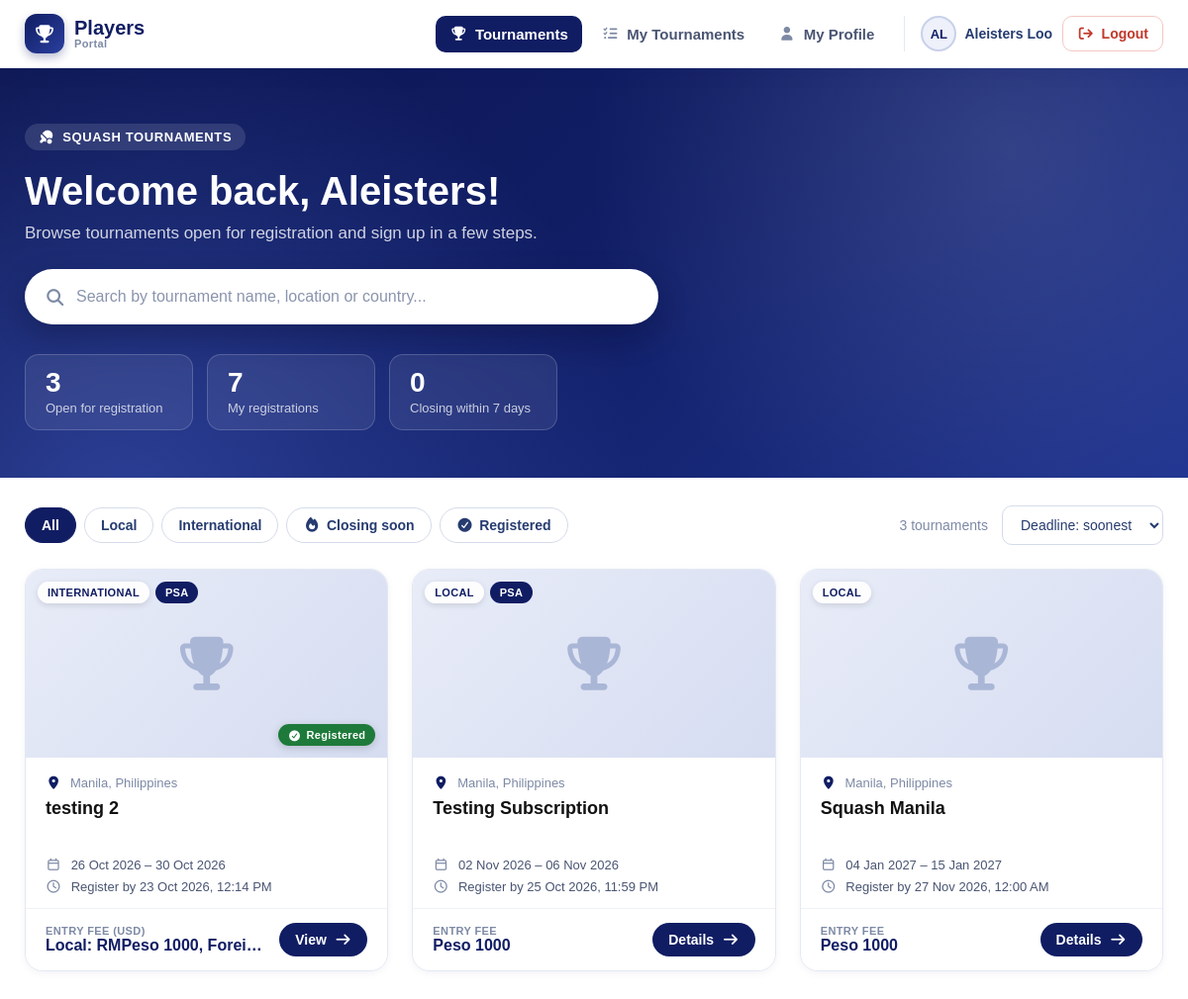
/player/player_index.php (signed in), run on the app's committed database.
### tables this page shows
CREATE TABLE `players` (
  `playerID` varchar(255) NOT NULL COMMENT 'Player ID',
  `player_email` varchar(255) DEFAULT NULL COMMENT 'Email',
  `player_password` varchar(50) NOT NULL COMMENT 'Player Password',
  `player_full_name` varchar(255) NOT NULL COMMENT 'Full Name',
  `player_first_name` varchar(255) NOT NULL COMMENT 'First Name',
  `player_last_name` varchar(255) NOT NULL COMMENT 'Last Name',
  `player_nationalid` varchar(255) DEFAULT NULL COMMENT 'IC',
  `player_passport` varchar(255) NOT NULL COMMENT 'Passport',
  `player_dob` date NOT NULL COMMENT 'Date of Birth',
  `player_gender` varchar(10) NOT NULL COMMENT 'Gender',
  `player_nationality` varchar(255) NOT NULL COMMENT 'Nationality',
  `player_contact` varchar(50) NOT NULL COMMENT 'Contact Number',
  `player_register` timestamp NOT NULL DEFAULT current_timestamp() COMMENT 'Registration Date',
  `asf_member_no` varchar(255) DEFAULT NULL COMMENT 'ASF Membership No',
  `spin_number` varchar(255) DEFAULT NULL COMMENT 'WSF Spin No',
  `national_ranking` varchar(255) DEFAULT NULL COMMENT 'National Ranking',
  `ajss_ranking` varchar(255) NOT NULL COMMENT 'AJSS Ranking',
  `world_ranking` varchar(255) NOT NULL COMMENT 'World Ranking',
  `player_status` varchar(7) NOT NULL COMMENT 'Status',
  `player_active` enum('active','inactive') NOT NULL DEFAULT 'active' COMMENT 'Active Status',
  `player_profile` varchar(255) DEFAULT NULL COMMENT 'Profile Picture'
);

CREATE TABLE `tournament` (
  `tournamentID` int(11) NOT NULL,
  `tournament_startdate` datetime NOT NULL,
  `tournament_enddate` datetime NOT NULL,
  `tournament_name` varchar(255) NOT NULL,
  `tournament_description` mediumtext NOT NULL,
  `tournament_detail_link` varchar(255) NOT NULL,
  `tournament_location` varchar(255) NOT NULL,
  `tournament_country` varchar(100) DEFAULT NULL,
  `tournament_fee` varchar(255) NOT NULL,
  `tournament_deadline` datetime NOT NULL,
  `tournament_age_cutoff` date DEFAULT NULL,
  `tournament_type` varchar(50) NOT NULL,
  `tournament_tshirt_size` varchar(255) DEFAULT NULL,
  `tournament_picture` varchar(255) DEFAULT NULL,
  `registration_field` varchar(10000) NOT NULL,
  `creatorID` varchar(255) NOT NULL
);

CREATE TABLE `tournament_platform_payments` (
  `paymentID` int(11) NOT NULL,
  `tournamentID` int(11) NOT NULL,
  `adminID` varchar(255) NOT NULL,
  `plan` enum('per_tournament','annual') NOT NULL DEFAULT 'per_tournament',
  `subscriptionID` int(11) DEFAULT NULL,
  `amount` decimal(10,2) NOT NULL,
  `currency` char(3) NOT NULL,
  `status` enum('unpaid','paid') NOT NULL DEFAULT 'unpaid',
  `gateway` varchar(20) DEFAULT NULL,
  `gateway_reference` varchar(255) DEFAULT NULL,
  `paid_at` datetime DEFAULT NULL,
  `created_at` datetime DEFAULT current_timestamp()
);

### player/player_functions.php (called while the page is built, shortened)
<?php
require_once "../db.php";
$playerID = $_SESSION["userid"];
function getPlayer($conn, $playerID)
{
    $stmt = $conn->prepare("SELECT * FROM players WHERE playerID = ?");
    $stmt->bind_param("s", $playerID);
    $stmt->execute();
    $player = $stmt->get_result()->fetch_assoc();
    return $player;
}
require_once __DIR__ . '/../fees.php';
require_once __DIR__ . '/../platform_fee.php';
function tournamentFees($tournament)
{
    $parts = splitFee($tournament['tournament_fee'] ?? '');
    return [$parts['currency'] ?? 'OTHER' => $parts['local']];
}
function playerFee($tournament, $player)
{
    $fees = tournamentFees($tournament);
    $currency = array_key_first($fees);
    return ['currency' => $currency, 'fee' => $fees[$currency], 'label' => $currency === 'OTHER' ? '' : $currency];
}

### fees.php (called while the page is built, shortened)
<?php
function feeCurrency($fee)
{
    $hasRM = preg_match('/\b(?:RM|MYR)\s*\d/i', (string) $fee);
    $hasUSD = preg_match('/\b(?:USD|US\$)\s*\$?\s*\d/i', (string) $fee);
    return $hasRM ? 'RM' : ($hasUSD ? 'USD' : null);
}
function splitFee($fee)
{
    $fee = trim((string) $fee);
    $hasRM = preg_match('/\b(?:RM|MYR)\s*\d[\d,]*(?:\.\d+)?/i', $fee, $rm);
    $hasUSD = preg_match('/\b(?:USD|US\$)\s*\$?\s*\d[\d,]*(?:\.\d+)?/i', $fee, $usd);
    if (!$hasRM || !$hasUSD) {
        return ['local' => $fee, 'foreign' => null, 'details' => null, 'currency' => feeCurrency($fee)];
    }
    $local = trim($rm[0]);
    $foreign = trim($usd[0]);
    $isPlain = strcasecmp($fee, buildInternationalFee($local, $foreign)) === 0
        || preg_match('/^\s*Local\s*:\s*\S+(\s*\d\S*)?\s*,?\s*Foreign\s*:\s*\S+(\s*\d\S*)?\s*$/i', $fee);
    return [
        'local' => $local,
        'foreign' => $foreign,
        'details' => $isPlain ? null : $fee,
        'currency' => 'RM+USD'
    ];
}

### platform_fee.php (called while the page is built, shortened)
<?php
function tournamentPlatformPayment($conn, $tournamentID)
{
    $stmt = $conn->prepare("SELECT * FROM tournament_platform_payments WHERE tournamentID = ?");
    $tournamentID = (int)$tournamentID;
    $stmt->bind_param("i", $tournamentID);
    $stmt->execute();
    $payment = $stmt->get_result()->fetch_assoc();
    return $payment ?: null;
}
function platformFeeUnpaid($conn, $tournamentID)
{
    $payment = tournamentPlatformPayment($conn, $tournamentID);
    return $payment !== null && $payment['status'] !== 'paid';
}

### player/player_index.php (the view, shortened to what this page needs)
<?php
require_once "player_functions.php";
$player = getPlayer($conn, $playerID) ?? [];
$stmt = $conn->prepare("
    SELECT
        t.tournamentID,
        t.tournament_name,
        t.tournament_type,
        t.tournament_location,
        t.tournament_country,
        t.tournament_startdate,
        t.tournament_enddate,
        t.tournament_deadline,
        t.tournament_fee,
        t.tournament_picture,
        EXISTS (
            SELECT 1
            FROM tournament_register tr
            WHERE tr.tournamentID = t.tournamentID
              AND tr.playerID = ?
        ) AS is_registered,
        EXISTS (
            SELECT 1
            FROM tournament_category tc
            WHERE tc.tournamentID = t.tournamentID
              AND tc.category_name IN ('Men', 'Women')
        ) AS is_psa
    FROM tournament t
    WHERE t.tournament_deadline >= NOW()
    ORDER BY t.tournament_deadline ASC
");
$stmt->bind_param("s", $playerID);
$stmt->execute();
$tournaments = $stmt->get_result()->fetch_all(MYSQLI_ASSOC);
$closingSoonCount = 0;
$countStmt = $conn->prepare("
    SELECT COUNT(*) AS total
    FROM tournament_register tr
    JOIN tournament t ON t.tournamentID = tr.tournamentID
    WHERE tr.playerID = ?
");
$countStmt->bind_param("s", $playerID);
$countStmt->execute();
$registeredCount = (int) $countStmt->get_result()->fetch_assoc()['total'];
foreach ($tournaments as &$tournament) {
    $deadline = strtotime($tournament['tournament_deadline']);
    $tournament['days_left'] = max(0, (int) ceil(($deadline - time()) / 86400));
    $tournament['closing_soon'] = $tournament['days_left'] <= 7;
    $type = strtolower($tournament['tournament_type'] ?? '');
    $tournament['scope'] = strpos($type, 'international') !== false ? 'international' : 'local';
    $picture = $tournament['tournament_picture'] ?? '';
    $tournament['picture_src'] = $picture === ''
        ? ''
        : (strpos($picture, '../') === 0 ? $picture : '../uploads/tournaments/' . $picture);
    $tournament['my_fee'] = playerFee($tournament, $player);
    $tournament['opens_soon'] = platformFeeUnpaid($conn, $tournament['tournamentID']);
    $closingSoonCount += $tournament['closing_soon'] ? 1 : 0;
}
function cardDate($value)
{
    $time = strtotime($value ?? '');
    return ($time === false || $time <= 0) ? '-' : date("d M Y", $time);
}
$firstName = trim($player['player_first_name'] ?? ($_SESSION['firstname'] ?? ''));
?>
<!DOCTYPE html>
<html lang="en">
<head>
    <link rel="stylesheet" href="https://cdnjs.cloudflare.com/ajax/libs/font-awesome/7.0.1/css/all.min.css" />
    <link rel="stylesheet" href="./assets/css/navbar.css?v=<?= filemtime(__DIR__ . '/assets/css/navbar.css') ?>" type="text/css" />
    <link rel="stylesheet" href="./assets/css/index.css?v=<?= filemtime(__DIR__ . '/assets/css/index.css') ?>" type="text/css" />
</head>
<body>
    <?php include "player_navbar.php"; ?>
    <header class="hero">
        <div class="hero-inner">
            <p class="hero-eyebrow">
                <i class="fa-solid fa-table-tennis-paddle-ball"></i>
                Squash Tournaments
            </p>
            <h1>
                <?= $firstName !== '' ? 'Welcome back, ' . htmlspecialchars($firstName) . '!' : 'Find your next tournament' ?>
            </h1>
            <p class="hero-subtitle">
                Browse tournaments open for registration and sign up in a few steps.
            </p>
            <div class="hero-search">
                <i class="fa-solid fa-magnifying-glass"></i>
                <input
                    type="text"
                    id="tournamentSearch"
                    placeholder="Search by tournament name, location or country..."
                    autocomplete="off"
                >
            </div>
            <div class="hero-stats">
                <div class="hero-stat">
                    <span class="stat-number"><?= count($tournaments) ?></span>
                    <span class="stat-label">Open for registration</span>
                </div>
                <a href="./my_tournaments.php" class="hero-stat">
                    <span class="stat-number"><?= $registeredCount ?></span>
                    <span class="stat-label"><?= $registeredCount === 1 ? 'My registration' : 'My registrations' ?></span>
                </a>
                <div class="hero-stat">
                    <span class="stat-number"><?= $closingSoonCount ?></span>
                    <span class="stat-label">Closing within 7 days</span>
                </div>
            </div>
        </div>
    </header>
    <main class="container">
        <div class="toolbar">
            <div class="filter-chips" role="tablist">
                <button type="button" class="chip active" data-filter="all">All</button>
                <button type="button" class="chip" data-filter="local">Local</button>
                <button type="button" class="chip" data-filter="international">International</button>
                <button type="button" class="chip" data-filter="closing">
                    <i class="fa-solid fa-fire"></i> Closing soon
                </button>
                <button type="button" class="chip" data-filter="registered">
                    <i class="fa-solid fa-circle-check"></i> Registered
                </button>
            </div>
            <div class="toolbar-right">
                <span class="result-count" id="resultCount">
                    <?= count($tournaments) ?> <?= count($tournaments) === 1 ? 'tournament' : 'tournaments' ?>
                </span>
                <select id="sortSelect" class="sort-select" aria-label="Sort tournaments">
                    <option value="deadline">Deadline: soonest</option>
                </select>
            </div>
        </div>
        <?php if (empty($tournaments)): ?>
            <div class="empty-state">
                <i class="fa-solid fa-calendar-xmark"></i>
                <h2>No tournaments open right now</h2>
                <p>Check back soon, or see the tournaments you've already joined.</p>
                <a href="./my_tournaments.php" class="btn-primary">My Tournaments</a>
            </div>
        <?php else: ?>
            <div class="tournament-grid" id="tournamentGrid">
                <?php foreach ($tournaments as $tournament): ?>
                    <a
                        href="tournament_details.php?tournamentID=<?= (int) $tournament['tournamentID'] ?>"
                        class="tournament-card"
                        data-scope="<?= $tournament['scope'] ?>"
                        data-closing="<?= $tournament['closing_soon'] ? '1' : '0' ?>"
                        data-registered="<?= $tournament['is_registered'] ? '1' : '0' ?>"
                        data-deadline="<?= strtotime($tournament['tournament_deadline']) ?>"
                        data-start="<?= (int) strtotime($tournament['tournament_startdate']) ?>"
                        data-name="<?= htmlspecialchars(strtolower($tournament['tournament_name'])) ?>"
                        data-search="<?= htmlspecialchars(strtolower(
                            $tournament['tournament_name'] . ' ' .
                            $tournament['tournament_location'] . ' ' .
                            ($tournament['tournament_country'] ?? '') . ' ' .
                            $tournament['tournament_type']
                        )) ?>"
                    >
                        <div class="card-image">
                            <i class="fa-solid fa-trophy card-placeholder"></i>
                            <div class="card-badges">
                                <?php if (!empty($tournament['tournament_type'])): ?>
                                    <span class="badge badge-type"><?= htmlspecialchars(strtoupper($tournament['tournament_type'])) ?></span>
                                <?php endif; ?>
                                <?php if ($tournament['is_psa']): ?>
                                    <span class="badge badge-psa">PSA</span>
                                <?php endif; ?>
                            </div>
                            <?php if ($tournament['is_registered']): ?>
                                <span class="badge badge-registered">
                                    <i class="fa-solid fa-circle-check"></i> Registered
                                </span>
                            <?php elseif ($tournament['opens_soon']): ?>
                                <span class="badge badge-closing">
                                    <i class="fa-regular fa-clock"></i> Registration opens soon
                                </span>
                            <?php endif; ?>
                        </div>
                        <div class="card-body">
                            <p class="card-location">
                                <i class="fa-solid fa-location-dot"></i>
                                <?= htmlspecialchars($tournament['tournament_location'] ?: '-') ?><?= !empty($tournament['tournament_country']) ? ', ' . htmlspecialchars($tournament['tournament_country']) : '' ?>
                            </p>
                            <h3><?= htmlspecialchars($tournament['tournament_name']) ?></h3>
                            <ul class="card-meta">
                                <li>
                                    <i class="fa-regular fa-calendar"></i>
                                    <?= cardDate($tournament['tournament_startdate']) ?> &ndash; <?= cardDate($tournament['tournament_enddate']) ?>
                                </li>
                                <li>
                                    <i class="fa-regular fa-clock"></i>
                                    Register by <?= date("d M Y, h:i A", strtotime($tournament['tournament_deadline'])) ?>
                                </li>
                            </ul>
                        </div>
                        <div class="card-footer">
                            <div class="card-fee">
                                <span class="fee-label">Entry fee<?= $tournament['my_fee']['currency'] !== 'OTHER' ? ' (' . $tournament['my_fee']['currency'] . ')' : '' ?></span>
                                <span class="fee-value" title="<?= htmlspecialchars($tournament['tournament_fee']) ?>">
                                    <?= htmlspecialchars($tournament['my_fee']['fee'] ?: '-') ?>
                                </span>
                            </div>
                            <span class="card-cta">
                                <?= $tournament['is_registered'] ? 'View' : 'Details' ?>
                                <i class="fa-solid fa-arrow-right"></i>
                            </span>
                        </div>
                    </a>
                <?php endforeach; ?>
            </div>
        <?php endif; ?>
    </main>
</body>
</html>

### player/assets/css/navbar.css (style rules this page uses)
body { padding: 0; margin: 0; }

### data on the page
players: player_first_name "Aleisters"
tournament: tournament_type "INTERNATIONAL", shows "PSA", shows "Registered", tournament_location "Manila", tournament_country "Philippines", tournament_name "testing 2", tournament_startdate "26 Oct 2026", tournament_enddate "30 Oct 2026", tournament_deadline "23 Oct 2026, 12:14 PM", fee "Local: RMPeso 1000, Forei…", shows "View"
tournament_platform_payments: currency "USD"
tournament: tournament_type "LOCAL", shows "PSA", tournament_location "Manila", tournament_country "Philippines", tournament_name "Testing Subscription", tournament_startdate "02 Nov 2026", tournament_enddate "06 Nov 2026", tournament_deadline "25 Oct 2026, 11:59 PM", fee "Peso 1000", shows "Details"
tournament: tournament_type "LOCAL", tournament_location "Manila", tournament_country "Philippines", tournament_name "Squash Manila", tournament_startdate "04 Jan 2027", tournament_enddate "15 Jan 2027", tournament_deadline "27 Nov 2026, 12:00 AM", fee "Peso 1000", shows "Details"

### other printed values
$link['label'] "Tournaments"
$link['label'] "My Tournaments"
$link['label'] "My Profile"
$navInitials "AL"
$navName "Aleisters Loo"
count($tournaments) "3"
$registeredCount "7"
$closingSoonCount "0"
